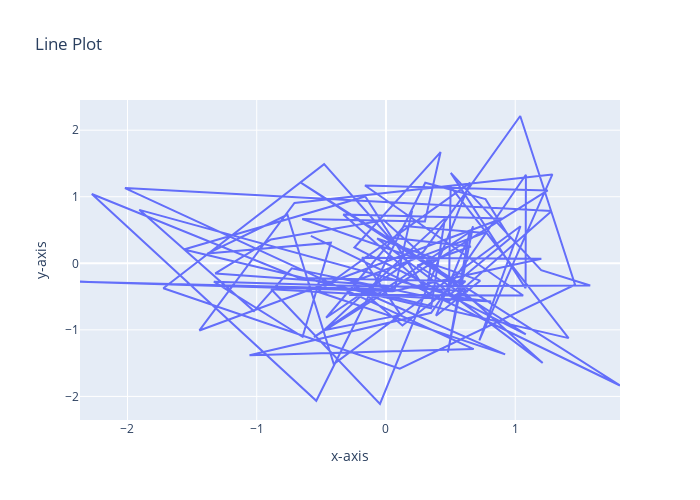

This figure's notebook cell:
### Code cell
'''
@Author: Kanchan
@Date: 2022-01-07
@Last Modified by: Kanchan
@Last Modified time: 2022-01-07
@Title :Write a program to draw line and scatter plots for random 100 x and y coordinates
'''

import pandas as pd
import plotly.express as px
from pylab import randn

x=randn(100)
y=randn(100)

df=pd.DataFrame({'x-axis':x,'y-axis':y})
fig=px.line(df,x='x-axis',y='y-axis',width=700,height=500,title="Line Plot")
fig.show()
